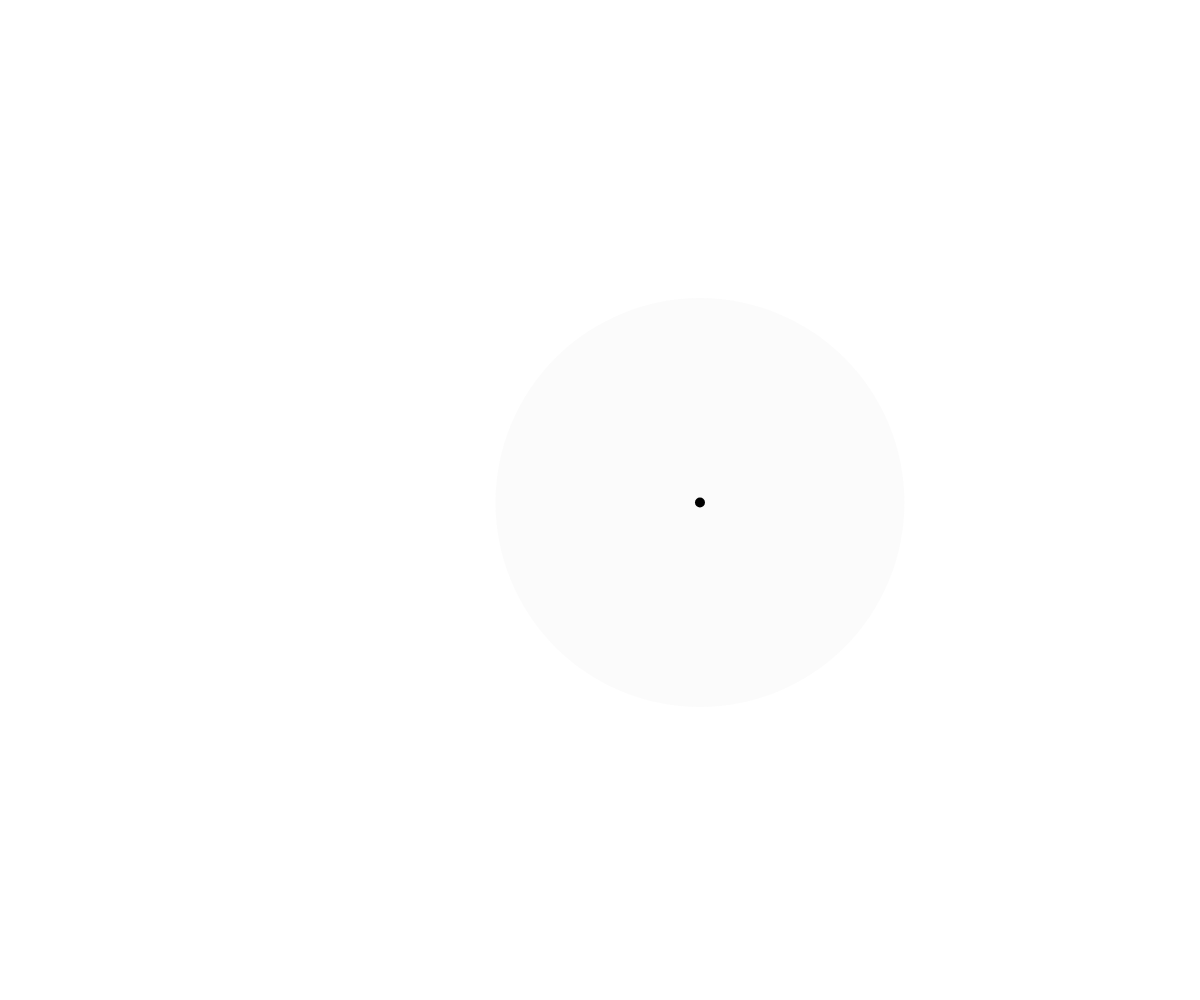
Frame 1 (no input)
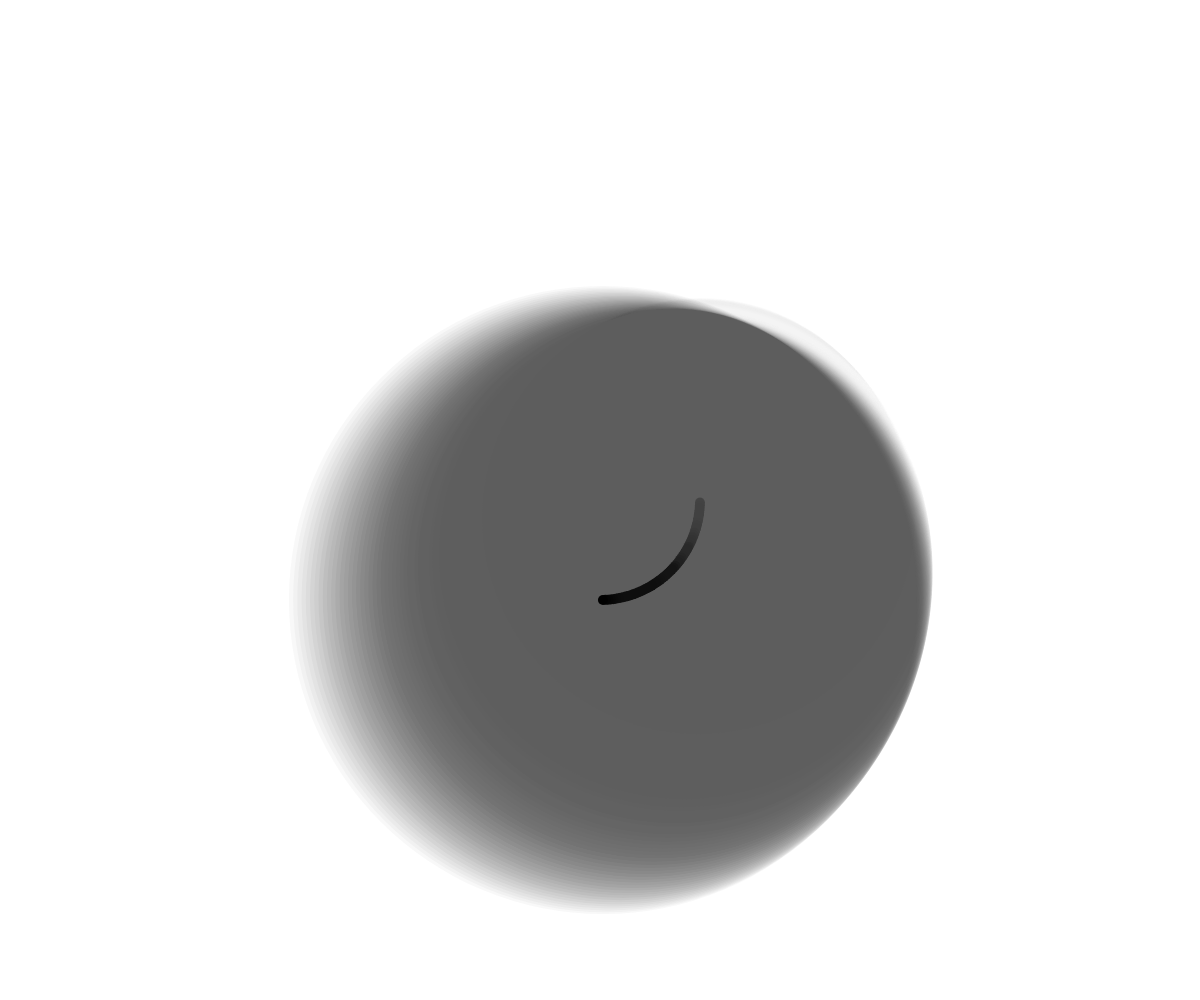
Frame 60 (no input)
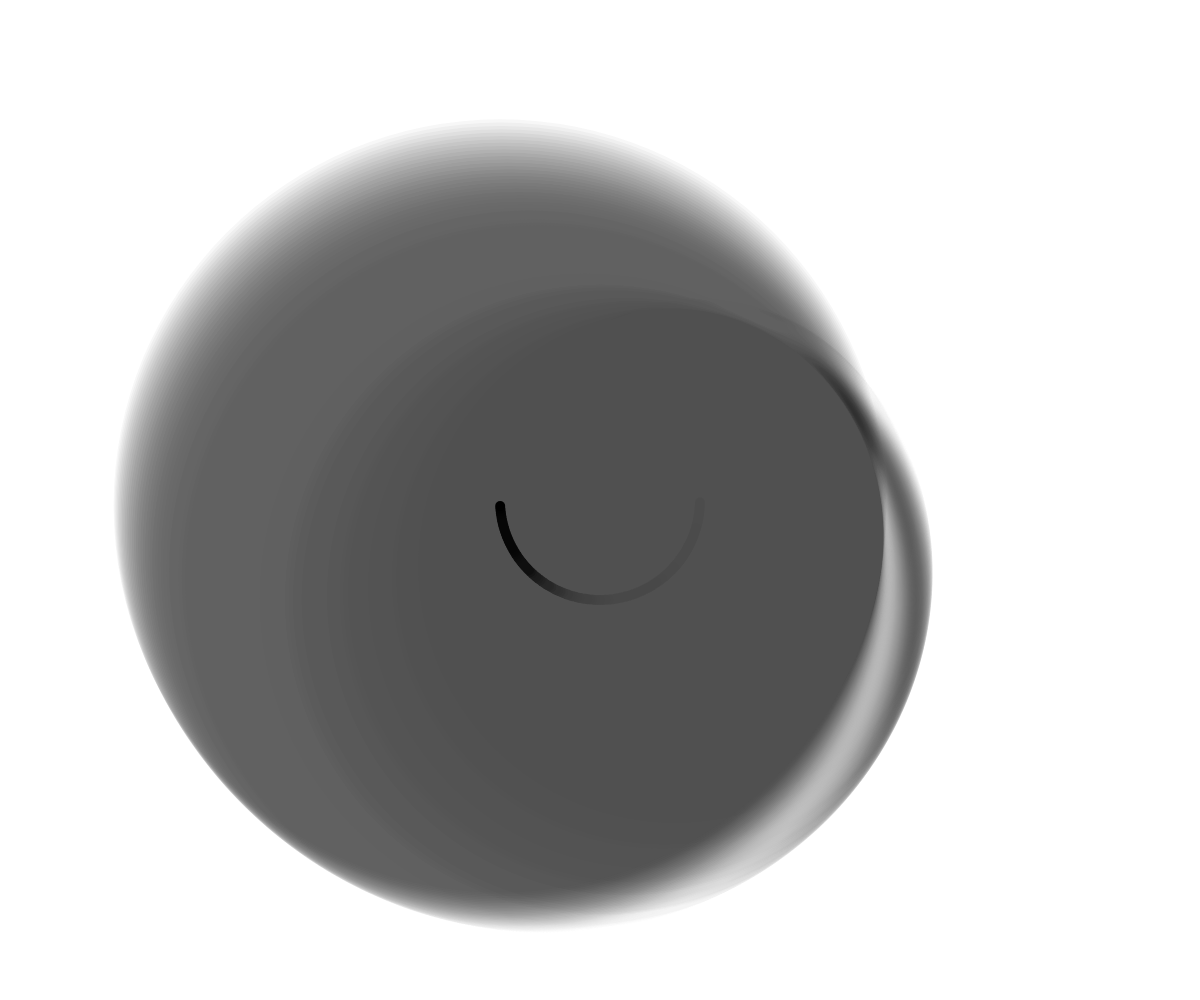
Frame 120 (the mouse pressed at the canvas centre since frame 60)

The p5.js sketch that drew these frames (run headless with seeded random() and noise() and a simulated clock; from frame 60 on, the mouse is pressed at the canvas centre):

// p5.js sketch
// ── sketch.js

const minR = 5;
const maxR = 400;
const radiusVelocity = 0.01;
const colorVelocity = 0.1;
const angleVelocity = 0.0256868;  // use non-whole decimals to avoid phasing 
const angleRadius = 100;

function setup() {
  createCanvas(windowWidth, windowHeight);
  background(255);
  noStroke();
}


function draw() {
  // Create a value that oscillates between -1 and 1 over time
  const radiusOsc = Math.sin(radiusVelocity * frameCount);
  // Linearly interpolate it between the radii values
  const radius = map(radiusOsc, -1, 1, minR, maxR);
  // const radius = minR + (maxR - minR) * (radiusOsc - (-1)) / (1 - (-1));  // manual lerp 🤓
  
  // Create a value that oscillates between -1 and 1 over time
  const colorOsc = Math.sin(colorVelocity * frameCount);
  // Linearly interpolate between gray colors
  const gray = map(colorOsc, -1, 1, 0, 255);  
  // const gray = 0 + (255 - 0) * (colorOsc - (-1)) / (1 - (-1)); // manual lerp 🤓

  // Compute a rotating center point over time
  const x = 0.5 * width + angleRadius * Math.cos(angleVelocity * frameCount);
  const y = 0.5 * height + angleRadius * Math.sin(angleVelocity * frameCount);
  
  // Apply color to fill and draw
  fill(gray, gray, gray, 10); 
  circle(x, y, 2 * radius);
  
  // Add an additional tiny circle for refernece
  fill(0);
  circle(x, y, 2 * minR);
}
